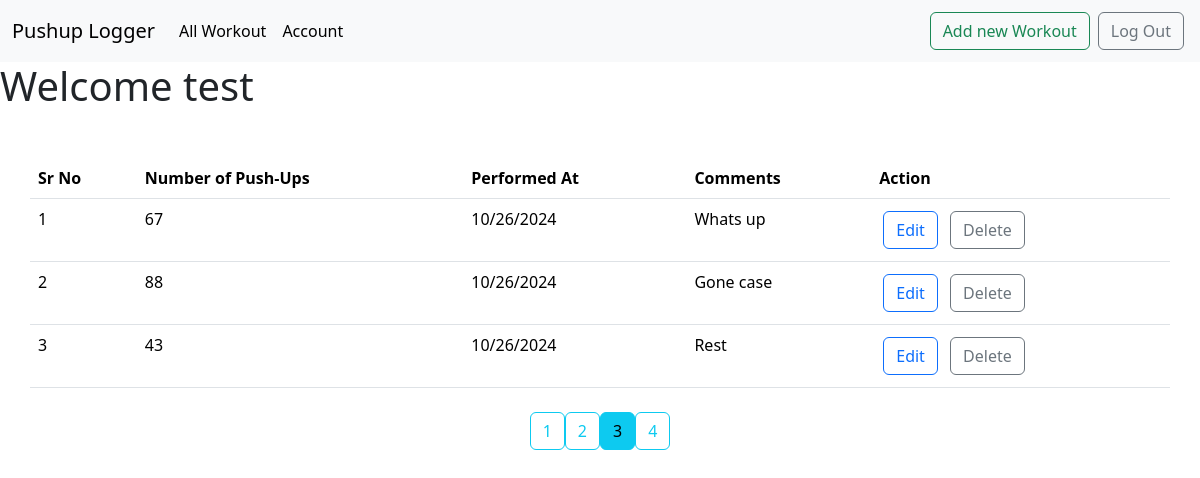
Page /all?page=3 (signed in) on the committed database.
### app.py (models this page shows)
class User(UserMixin, db.Model):
    id=db.Column(db.Integer, primary_key=True)
    email=db.Column(db.String(100), unique=True)
    password=db.Column(db.String(100))
    name=db.Column(db.String(100))
    workouts=db.relationship('workout', backref='author', lazy=True)

class workout(db.Model):
    id=db.Column(db.Integer, primary_key=True)
    pushups=db.Column(db.Integer, nullable=False)
    data_posted=db.Column(db.DateTime, nullable=False, default=datetime.utcnow)
    comment=db.Column(db.Text, nullable=False)
    user_id=db.Column(db.Integer, db.ForeignKey('user.id'), nullable=False)

### app.py (the view)
@app.route("/all")
@login_required
def user_workouts():
    page= request.args.get('page',1,type=int)
    user=User.query.filter_by(email=current_user.email).first_or_404()
    Workouts=workout.query.filter_by(author=user).paginate(page=page,per_page=3)
    return render_template("all_workouts.html",workouts=Workouts,user=user)

### app.py (called while the page is built)
@login_manager.user_loader
def get_user(user_id):
    return User.query.get(int(user_id))

### templates/all_workouts.html (shortened to what this page needs)
{% extends 'base.html' %}
{% block body %}
<h1>
    Welcome {{ user.name }}
</h1>
<table class="table table-hover container mt-5">
    <thead class="thread-dark">
        <tr>
            <th scope="col">Sr No</th>
            <th scope="col">Number of Push-Ups</th>
            <th scope="col">Performed At</th>
            <th scope="col">Comments</th>
            <th scope="col">Action</th>
        </tr>
    </thead>
    <tbody>
        {% for workout in workouts.items %}
        <tr>
            <td>{{ loop.index }}</td>
            <td>{{ workout.pushups }}</td>
            <td>{{ workout.data_posted.strftime('%m/%d/%Y') }}</td>
            <td>{{ workout.comment }}</td>
            <td>
                <a href="{{url_for('update_workouts',workout_id=workout.id)}}" class="btn btn-outline-primary m-1"
                    role="button">Edit</a>
                <a href="{{url_for('delete_workouts',workout_id=workout.id)}}" class="btn btn-outline-secondary m-1"
                    role="button">Delete</a>
            </td>
        </tr>
        {% endfor %}
    </tbody>
</table>
<div class="container d-flex justify-content-center mt-4">
    {% for page_num in workouts.iter_pages(left_edge=1, right_edge=1, left_current=1, right_current=1) %}
    {% if page_num %}
    {% if workouts.page == page_num %}
    <a href="{{url_for('user_workouts',page=page_num)}}" class="btn btn-info mb-4">
        {{ page_num }}
    </a>
    {% else %}
    <a href="{{url_for('user_workouts',page=page_num)}}" class="btn btn-outline-info mb-4">
        {{ page_num }}
    </a>
    {% endif %}
    {% else %}
    ...
    {% endif %}
    {% endfor %}
</div>
{% endblock body %}

### rows in the picture
User: name "test"
workout: pushups "67", data_posted "10/26/2024", comment "Whats up"
workout: pushups "88", data_posted "10/26/2024", comment "Gone case"
workout: pushups "43", data_posted "10/26/2024", comment "Rest"

### other values in the picture
{{ page_num }} "1" "2" "4"
{{ page_num }} "3"
